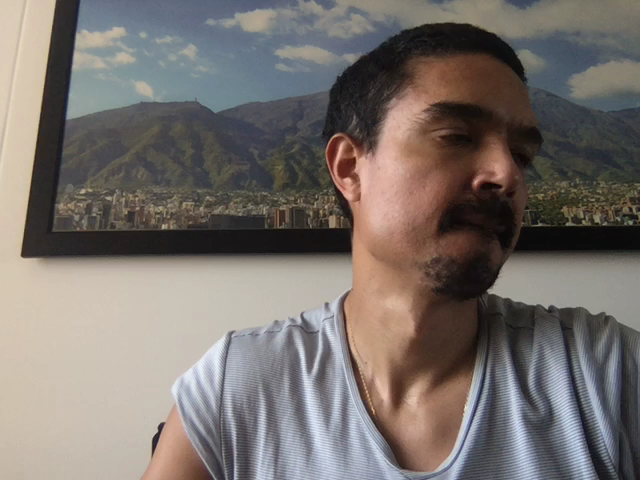
#> input picture test.png, 640 x 480 px, found by its file name
$ python fft.py ../test.png ../test.png
#> lines starting #> are read from the running program, lines starting #| are printed output that depends on the picture
import cv2
import numpy as np
import os
import sys

""" Compute and visualize fft of an image

    python fft.py <path_to_image> <image_name>
"""

if __name__ == '__main__':
    path = sys.argv[1]
    image_name = sys.argv[2]
    path_file = os.path.join(path, image_name)

    # Read the image
    image = cv2.imread(path_file)
#> image is the input picture: shape (480, 640, 3); mean B, G, R 108.8, 113.2, 120.6
    image_gray = cv2.cvtColor(image, cv2.COLOR_BGR2GRAY)
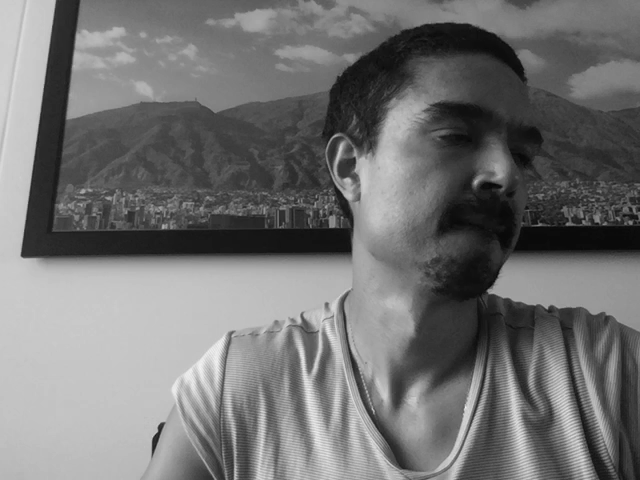
#> image_gray: shape (480, 640); min 5, max 242, mean 114.9
    image_gray_fft = np.fft.fft2(image_gray)
    image_gray_fft_shift = np.fft.fftshift(image_gray_fft)

    # fft visualization
    image_gray_fft_mag = np.absolute(image_gray_fft_shift)
    image_fft_view = np.log(image_gray_fft_mag + 1)
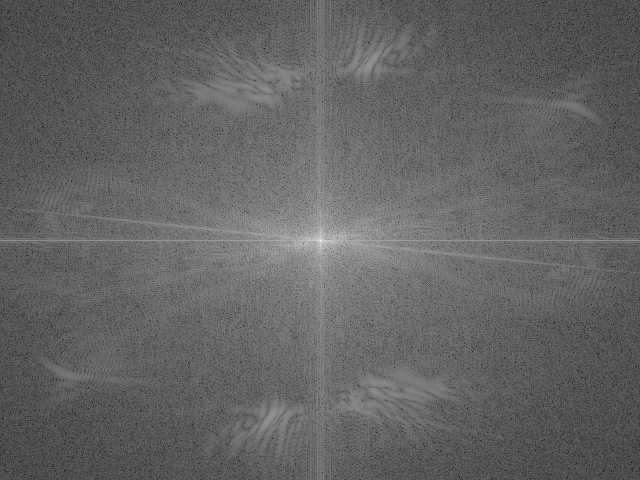
#> image_fft_view: shape (480, 640) float64; min 1.17, max 17.38, mean 7.5; drawn with min black and max white
    image_fft_view = image_fft_view / np.max(image_fft_view)

    # sinusoid generation
    num_rows, num_cols = (512, 512)
    enum_rows = np.linspace(0, num_rows - 1, num_rows)
    enum_cols = np.linspace(0, num_cols - 1, num_cols)
    col_iter, row_iter = np.meshgrid(enum_cols, enum_rows)
    u, v = (4, 20)
    sinusoid_image = np.sin(2 * np.pi * (u * row_iter / num_rows + v * col_iter / num_cols))

    # sinusoid visualization
    sinusoid_image = np.sin(2 * np.pi * (u * row_iter / num_rows + v * col_iter / num_cols))
    sinusoid_image_view = (sinusoid_image + 1) / 2
    sinusoid_image_view = (255 * sinusoid_image_view).astype(np.uint8)

    image_gray_fft = np.fft.fft2(sinusoid_image)
    image_gray_fft_shift = np.fft.fftshift(image_gray_fft)

    # fft visualization
    image_gray_fft_mag = np.absolute(image_gray_fft_shift)
    image_fft_view = np.log(image_gray_fft_mag + 1)
    image_fft_view = image_fft_view / np.max(image_fft_view)

    cv2.imshow("Image", sinusoid_image_view)
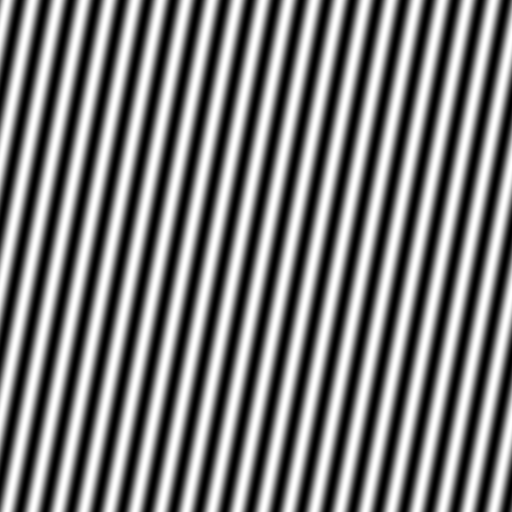
#> window 'Image': shape (512, 512); min 0, max 255, mean 127
    cv2.waitKey(0)
